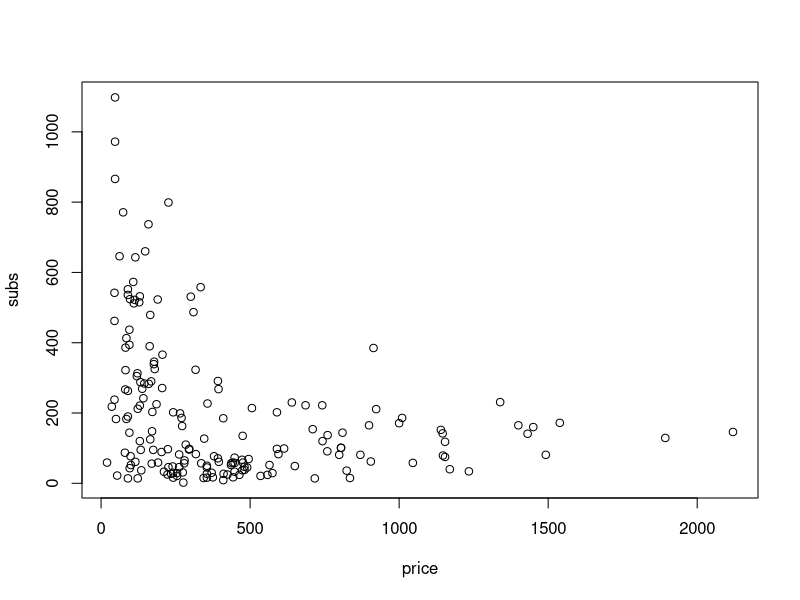
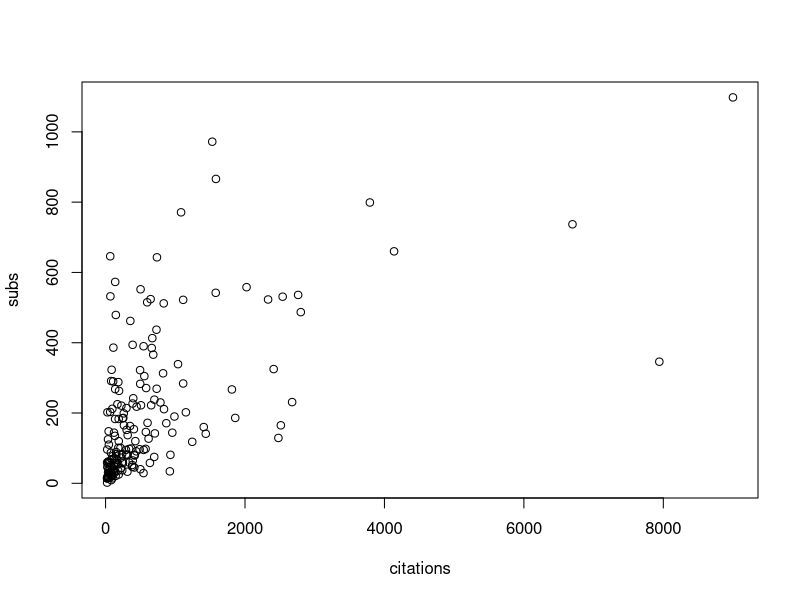
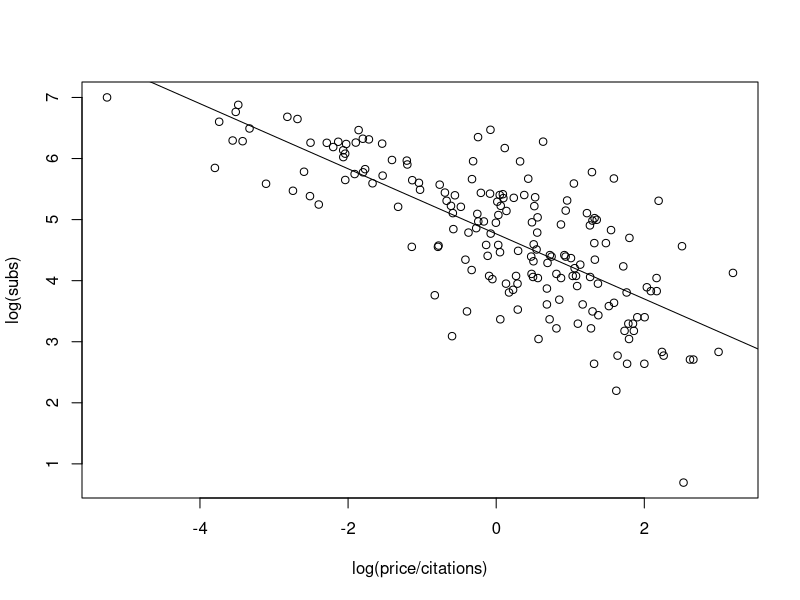

Recreate these plots in R, in order.
# chapter 1: applied econometrics


install.packages("AER")


library(AER)


 data("Journals", package = "AER")

df<- Journals

dim(df)
str(df)
summary(df)

names(df)

# plot the per citation price versus the references:

plot(subs~ price/citations, data = df)

# that doesnt look good, let's take the log:

plot(log(subs)~ log(price/citations), data = df)


# see that the number of subs declines as price increases



# create a linear model

clf <- lm(log(subs)~ log(price/citations), data = df)
abline(clf)

# summarize the model:

summary(clf)

# remember that the coefficient on the log(price/citation) is the elacticity of this variable:


###################
#### Example 2 ####
###################

install.packages("quantreg")

library(quantreg)



data("CPS1985", package = "AER")
df2<- CPS1985


# create a simple linear model whic hwil lhave the same exact syntax as a simple linear regression plus a Tau term:



cps_lm <- lm(log(wage) ~ experience + I( experience^2)+ education , data = df2)
cps_rq <- rq(log(wage) ~ experience + I( experience^2) + education, data = df2, tau = seq(0.2, 0.8, by = 0.15))



# create the dataframe as sepearate piece:


cps2<- data.frame(education = mean(df2$education), experience = min(df2$experience): max(df2$experience))

cps2 <- cbind(cps2, predict(cps_lm, newdata = cps2, interval = 'prediction'))

cps2<- cbind(cps2, predict(cps_rq, newdata = cps2, type = ""))
